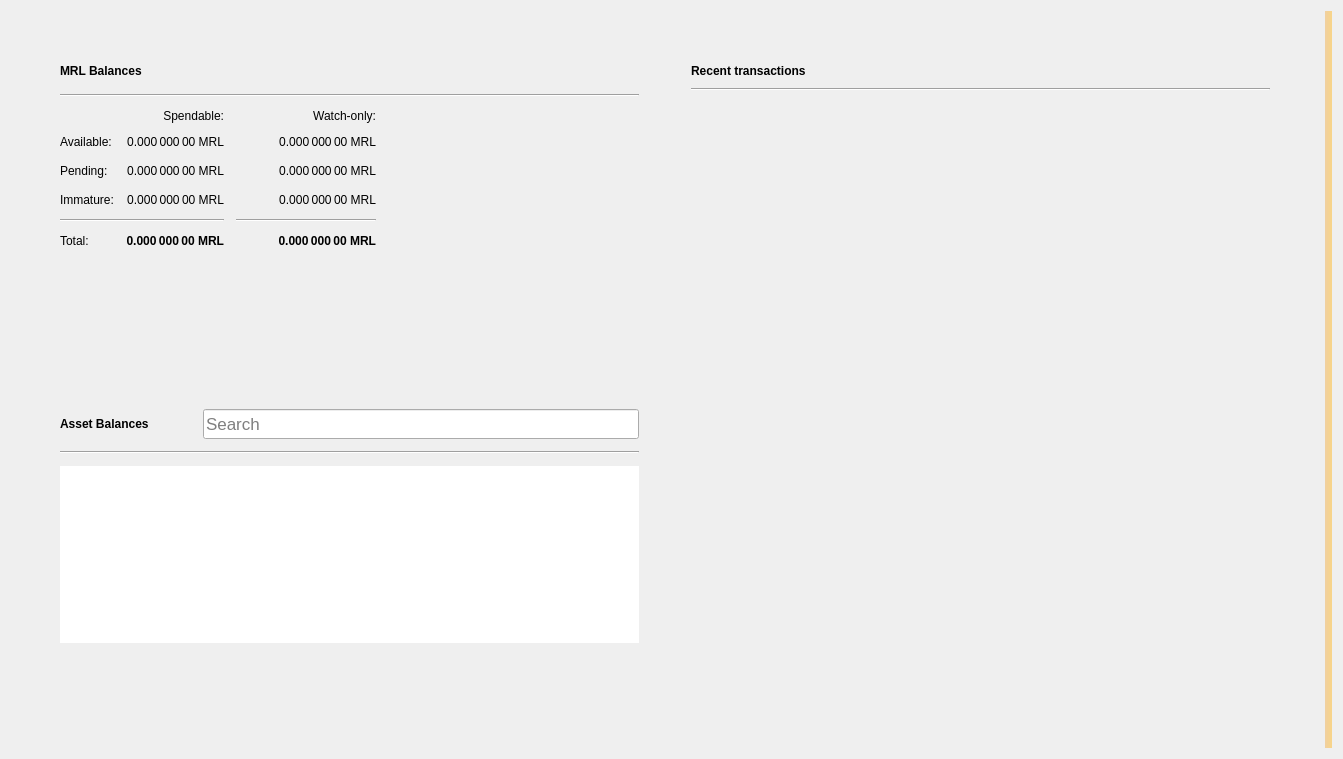
<?xml version="1.0" encoding="UTF-8"?>
<ui version="4.0">
 <class>OverviewPage</class>
 <widget class="QWidget" name="OverviewPage">
  <property name="geometry">
   <rect>
    <x>0</x>
    <y>0</y>
    <width>1343</width>
    <height>759</height>
   </rect>
  </property>
  <property name="windowTitle">
   <string>Form</string>
  </property>
  <property name="autoFillBackground">
   <bool>false</bool>
  </property>
  <layout class="QGridLayout" name="gridLayout_3">
   <item row="0" column="1">
    <layout class="QVBoxLayout" name="verticalLayout_7">
     <property name="spacing">
      <number>0</number>
     </property>
     <property name="leftMargin">
      <number>0</number>
     </property>
     <property name="topMargin">
      <number>0</number>
     </property>
     <property name="rightMargin">
      <number>0</number>
     </property>
     <property name="bottomMargin">
      <number>0</number>
     </property>
     <item>
      <layout class="QHBoxLayout" name="horizontalLayout" stretch="0,0">
       <property name="spacing">
        <number>34</number>
       </property>
       <property name="sizeConstraint">
        <enum>QLayout::SetMaximumSize</enum>
       </property>
       <property name="leftMargin">
        <number>40</number>
       </property>
       <property name="topMargin">
        <number>40</number>
       </property>
       <property name="rightMargin">
        <number>40</number>
       </property>
       <property name="bottomMargin">
        <number>40</number>
       </property>
       <item>
        <layout class="QVBoxLayout" name="verticalLayout_2">
         <property name="spacing">
          <number>34</number>
         </property>
         <property name="rightMargin">
          <number>0</number>
         </property>
         <item>
          <widget class="QFrame" name="frame">
           <property name="sizePolicy">
            <sizepolicy hsizetype="Preferred" vsizetype="Preferred">
             <horstretch>0</horstretch>
             <verstretch>0</verstretch>
            </sizepolicy>
           </property>
           <property name="frameShape">
            <enum>QFrame::NoFrame</enum>
           </property>
           <property name="frameShadow">
            <enum>QFrame::Raised</enum>
           </property>
           <property name="lineWidth">
            <number>10</number>
           </property>
           <layout class="QVBoxLayout" name="verticalLayout_4">
            <property name="spacing">
             <number>12</number>
            </property>
            <item>
             <layout class="QHBoxLayout" name="horizontalLayout_4">
              <item>
               <widget class="QLabel" name="mrlBalancesLabel">
                <property name="font">
                 <font>
                  <weight>75</weight>
                  <bold>true</bold>
                 </font>
                </property>
                <property name="text">
                 <string>MRL Balances</string>
                </property>
               </widget>
              </item>
              <item>
               <widget class="QPushButton" name="labelWalletStatus">
                <property name="enabled">
                 <bool>true</bool>
                </property>
                <property name="maximumSize">
                 <size>
                  <width>30</width>
                  <height>16777215</height>
                 </size>
                </property>
                <property name="toolTip">
                 <string>The displayed information may be out of date. Your wallet automatically synchronizes with the Marlin network after a connection is established, but this process has not completed yet.</string>
                </property>
                <property name="text">
                 <string/>
                </property>
                <property name="icon">
                 <iconset>
                  <normaloff>:/icons/warning</normaloff>
                  <disabledoff>:/icons/warning</disabledoff>:/icons/warning</iconset>
                </property>
                <property name="iconSize">
                 <size>
                  <width>24</width>
                  <height>24</height>
                 </size>
                </property>
                <property name="flat">
                 <bool>true</bool>
                </property>
               </widget>
              </item>
              <item>
               <spacer name="horizontalSpacer_3">
                <property name="orientation">
                 <enum>Qt::Horizontal</enum>
                </property>
                <property name="sizeHint" stdset="0">
                 <size>
                  <width>40</width>
                  <height>20</height>
                 </size>
                </property>
               </spacer>
              </item>
             </layout>
            </item>
            <item>
             <widget class="Line" name="line_2">
              <property name="orientation">
               <enum>Qt::Horizontal</enum>
              </property>
             </widget>
            </item>
            <item>
             <layout class="QGridLayout" name="gridLayout">
              <property name="spacing">
               <number>12</number>
              </property>
              <item row="3" column="2">
               <widget class="QLabel" name="labelWatchImmature">
                <property name="font">
                 <font>
                  <weight>50</weight>
                  <bold>false</bold>
                 </font>
                </property>
                <property name="cursor">
                 <cursorShape>IBeamCursor</cursorShape>
                </property>
                <property name="toolTip">
                 <string>Mined balance in watch-only addresses that has not yet matured</string>
                </property>
                <property name="text">
                 <string notr="true">0.000 000 00 MRL</string>
                </property>
                <property name="alignment">
                 <set>Qt::AlignRight|Qt::AlignTrailing|Qt::AlignVCenter</set>
                </property>
                <property name="textInteractionFlags">
                 <set>Qt::LinksAccessibleByMouse|Qt::TextSelectableByKeyboard|Qt::TextSelectableByMouse</set>
                </property>
               </widget>
              </item>
              <item row="2" column="3">
               <spacer name="horizontalSpacer_2">
                <property name="orientation">
                 <enum>Qt::Horizontal</enum>
                </property>
                <property name="sizeHint" stdset="0">
                 <size>
                  <width>40</width>
                  <height>20</height>
                 </size>
                </property>
               </spacer>
              </item>
              <item row="1" column="0">
               <widget class="QLabel" name="labelBalanceText">
                <property name="text">
                 <string>Available:</string>
                </property>
               </widget>
              </item>
              <item row="1" column="2">
               <widget class="QLabel" name="labelWatchAvailable">
                <property name="font">
                 <font>
                  <weight>50</weight>
                  <bold>false</bold>
                 </font>
                </property>
                <property name="cursor">
                 <cursorShape>IBeamCursor</cursorShape>
                </property>
                <property name="toolTip">
                 <string>Your current balance in watch-only addresses</string>
                </property>
                <property name="text">
                 <string notr="true">0.000 000 00 MRL</string>
                </property>
                <property name="alignment">
                 <set>Qt::AlignRight|Qt::AlignTrailing|Qt::AlignVCenter</set>
                </property>
                <property name="textInteractionFlags">
                 <set>Qt::LinksAccessibleByMouse|Qt::TextSelectableByKeyboard|Qt::TextSelectableByMouse</set>
                </property>
               </widget>
              </item>
              <item row="2" column="1">
               <widget class="QLabel" name="labelUnconfirmed">
                <property name="font">
                 <font>
                  <weight>50</weight>
                  <bold>false</bold>
                 </font>
                </property>
                <property name="cursor">
                 <cursorShape>IBeamCursor</cursorShape>
                </property>
                <property name="toolTip">
                 <string>Total of transactions that have yet to be confirmed, and do not yet count toward the spendable balance</string>
                </property>
                <property name="text">
                 <string notr="true">0.000 000 00 MRL</string>
                </property>
                <property name="alignment">
                 <set>Qt::AlignRight|Qt::AlignTrailing|Qt::AlignVCenter</set>
                </property>
                <property name="textInteractionFlags">
                 <set>Qt::LinksAccessibleByMouse|Qt::TextSelectableByKeyboard|Qt::TextSelectableByMouse</set>
                </property>
               </widget>
              </item>
              <item row="4" column="2">
               <widget class="Line" name="lineWatchBalance">
                <property name="sizePolicy">
                 <sizepolicy hsizetype="Preferred" vsizetype="Fixed">
                  <horstretch>0</horstretch>
                  <verstretch>0</verstretch>
                 </sizepolicy>
                </property>
                <property name="minimumSize">
                 <size>
                  <width>140</width>
                  <height>0</height>
                 </size>
                </property>
                <property name="orientation">
                 <enum>Qt::Horizontal</enum>
                </property>
               </widget>
              </item>
              <item row="0" column="1">
               <widget class="QLabel" name="labelSpendable">
                <property name="text">
                 <string>Spendable:</string>
                </property>
                <property name="alignment">
                 <set>Qt::AlignRight|Qt::AlignTrailing|Qt::AlignVCenter</set>
                </property>
               </widget>
              </item>
              <item row="3" column="0">
               <widget class="QLabel" name="labelImmatureText">
                <property name="text">
                 <string>Immature:</string>
                </property>
               </widget>
              </item>
              <item row="5" column="2">
               <widget class="QLabel" name="labelWatchTotal">
                <property name="font">
                 <font>
                  <weight>75</weight>
                  <bold>true</bold>
                 </font>
                </property>
                <property name="cursor">
                 <cursorShape>IBeamCursor</cursorShape>
                </property>
                <property name="toolTip">
                 <string>Current total balance in watch-only addresses</string>
                </property>
                <property name="text">
                 <string notr="true">0.000 000 00 MRL</string>
                </property>
                <property name="alignment">
                 <set>Qt::AlignRight|Qt::AlignTrailing|Qt::AlignVCenter</set>
                </property>
                <property name="textInteractionFlags">
                 <set>Qt::LinksAccessibleByMouse|Qt::TextSelectableByKeyboard|Qt::TextSelectableByMouse</set>
                </property>
               </widget>
              </item>
              <item row="4" column="0" colspan="2">
               <widget class="Line" name="line">
                <property name="orientation">
                 <enum>Qt::Horizontal</enum>
                </property>
               </widget>
              </item>
              <item row="0" column="2">
               <widget class="QLabel" name="labelWatchonly">
                <property name="text">
                 <string>Watch-only:</string>
                </property>
                <property name="alignment">
                 <set>Qt::AlignRight|Qt::AlignTrailing|Qt::AlignVCenter</set>
                </property>
               </widget>
              </item>
              <item row="5" column="1">
               <widget class="QLabel" name="labelTotal">
                <property name="font">
                 <font>
                  <weight>75</weight>
                  <bold>true</bold>
                 </font>
                </property>
                <property name="cursor">
                 <cursorShape>IBeamCursor</cursorShape>
                </property>
                <property name="toolTip">
                 <string>Your current total balance</string>
                </property>
                <property name="text">
                 <string notr="true">0.000 000 00 MRL</string>
                </property>
                <property name="alignment">
                 <set>Qt::AlignRight|Qt::AlignTrailing|Qt::AlignVCenter</set>
                </property>
                <property name="textInteractionFlags">
                 <set>Qt::LinksAccessibleByMouse|Qt::TextSelectableByKeyboard|Qt::TextSelectableByMouse</set>
                </property>
               </widget>
              </item>
              <item row="1" column="1">
               <widget class="QLabel" name="labelBalance">
                <property name="font">
                 <font>
                  <weight>50</weight>
                  <bold>false</bold>
                 </font>
                </property>
                <property name="cursor">
                 <cursorShape>IBeamCursor</cursorShape>
                </property>
                <property name="toolTip">
                 <string>Your current spendable balance</string>
                </property>
                <property name="text">
                 <string notr="true">0.000 000 00 MRL</string>
                </property>
                <property name="alignment">
                 <set>Qt::AlignRight|Qt::AlignTrailing|Qt::AlignVCenter</set>
                </property>
                <property name="textInteractionFlags">
                 <set>Qt::LinksAccessibleByMouse|Qt::TextSelectableByKeyboard|Qt::TextSelectableByMouse</set>
                </property>
               </widget>
              </item>
              <item row="2" column="0">
               <widget class="QLabel" name="labelPendingText">
                <property name="text">
                 <string>Pending:</string>
                </property>
               </widget>
              </item>
              <item row="5" column="0">
               <widget class="QLabel" name="labelTotalText">
                <property name="text">
                 <string>Total:</string>
                </property>
               </widget>
              </item>
              <item row="3" column="1">
               <widget class="QLabel" name="labelImmature">
                <property name="font">
                 <font>
                  <weight>50</weight>
                  <bold>false</bold>
                 </font>
                </property>
                <property name="cursor">
                 <cursorShape>IBeamCursor</cursorShape>
                </property>
                <property name="toolTip">
                 <string>Mined balance that has not yet matured</string>
                </property>
                <property name="text">
                 <string notr="true">0.000 000 00 MRL</string>
                </property>
                <property name="alignment">
                 <set>Qt::AlignRight|Qt::AlignTrailing|Qt::AlignVCenter</set>
                </property>
                <property name="textInteractionFlags">
                 <set>Qt::LinksAccessibleByMouse|Qt::TextSelectableByKeyboard|Qt::TextSelectableByMouse</set>
                </property>
               </widget>
              </item>
              <item row="2" column="2">
               <widget class="QLabel" name="labelWatchPending">
                <property name="font">
                 <font>
                  <weight>50</weight>
                  <bold>false</bold>
                 </font>
                </property>
                <property name="cursor">
                 <cursorShape>IBeamCursor</cursorShape>
                </property>
                <property name="toolTip">
                 <string>Unconfirmed transactions to watch-only addresses</string>
                </property>
                <property name="text">
                 <string notr="true">0.000 000 00 MRL</string>
                </property>
                <property name="alignment">
                 <set>Qt::AlignRight|Qt::AlignTrailing|Qt::AlignVCenter</set>
                </property>
                <property name="textInteractionFlags">
                 <set>Qt::LinksAccessibleByMouse|Qt::TextSelectableByKeyboard|Qt::TextSelectableByMouse</set>
                </property>
               </widget>
              </item>
             </layout>
            </item>
           </layout>
          </widget>
         </item>
         <item>
          <widget class="QWidget" name="assetVerticalSpaceWidget2" native="true">
           <property name="autoFillBackground">
            <bool>false</bool>
           </property>
           <layout class="QVBoxLayout" name="verticalLayout_6">
            <item>
             <spacer name="verticalSpacer_4">
              <property name="orientation">
               <enum>Qt::Vertical</enum>
              </property>
              <property name="sizeHint" stdset="0">
               <size>
                <width>20</width>
                <height>87</height>
               </size>
              </property>
             </spacer>
            </item>
           </layout>
          </widget>
         </item>
         <item>
          <widget class="QFrame" name="assetFrame">
           <property name="autoFillBackground">
            <bool>true</bool>
           </property>
           <property name="frameShape">
            <enum>QFrame::NoFrame</enum>
           </property>
           <property name="frameShadow">
            <enum>QFrame::Plain</enum>
           </property>
           <property name="lineWidth">
            <number>0</number>
           </property>
           <layout class="QVBoxLayout" name="verticalLayout_5">
            <property name="spacing">
             <number>12</number>
            </property>
            <item>
             <layout class="QHBoxLayout" name="assetBalanceHorizontalLayout">
              <item alignment="Qt::AlignVCenter">
               <widget class="QLabel" name="assetBalanceLabel">
                <property name="font">
                 <font>
                  <weight>75</weight>
                  <bold>true</bold>
                 </font>
                </property>
                <property name="text">
                 <string>Asset Balances</string>
                </property>
               </widget>
              </item>
              <item>
               <widget class="QPushButton" name="labelAssetStatus">
                <property name="enabled">
                 <bool>true</bool>
                </property>
                <property name="maximumSize">
                 <size>
                  <width>30</width>
                  <height>16777215</height>
                 </size>
                </property>
                <property name="toolTip">
                 <string>The displayed information may be out of date. Your wallet automatically synchronizes with the Marlin network after a connection is established, but this process has not completed yet.</string>
                </property>
                <property name="text">
                 <string/>
                </property>
                <property name="icon">
                 <iconset>
                  <normaloff>:/icons/warning</normaloff>
                  <disabledoff>:/icons/warning</disabledoff>:/icons/warning</iconset>
                </property>
                <property name="iconSize">
                 <size>
                  <width>24</width>
                  <height>24</height>
                 </size>
                </property>
                <property name="flat">
                 <bool>true</bool>
                </property>
               </widget>
              </item>
              <item alignment="Qt::AlignBottom">
               <widget class="QLineEdit" name="assetSearch">
                <property name="sizePolicy">
                 <sizepolicy hsizetype="Expanding" vsizetype="Preferred">
                  <horstretch>0</horstretch>
                  <verstretch>0</verstretch>
                 </sizepolicy>
                </property>
                <property name="minimumSize">
                 <size>
                  <width>0</width>
                  <height>30</height>
                 </size>
                </property>
                <property name="maximumSize">
                 <size>
                  <width>16777215</width>
                  <height>30</height>
                 </size>
                </property>
                <property name="sizeIncrement">
                 <size>
                  <width>0</width>
                  <height>0</height>
                 </size>
                </property>
                <property name="baseSize">
                 <size>
                  <width>0</width>
                  <height>0</height>
                 </size>
                </property>
                <property name="font">
                 <font>
                  <pointsize>13</pointsize>
                 </font>
                </property>
                <property name="maxLength">
                 <number>32</number>
                </property>
                <property name="frame">
                 <bool>true</bool>
                </property>
                <property name="alignment">
                 <set>Qt::AlignLeading|Qt::AlignLeft|Qt::AlignVCenter</set>
                </property>
                <property name="placeholderText">
                 <string>Search</string>
                </property>
                <property name="clearButtonEnabled">
                 <bool>true</bool>
                </property>
               </widget>
              </item>
             </layout>
            </item>
            <item>
             <widget class="Line" name="assetBalanceLine">
              <property name="orientation">
               <enum>Qt::Horizontal</enum>
              </property>
             </widget>
            </item>
            <item>
             <widget class="QListView" name="listAssets">
              <property name="frameShape">
               <enum>QFrame::NoFrame</enum>
              </property>
              <property name="lineWidth">
               <number>0</number>
              </property>
              <property name="verticalScrollMode">
               <enum>QAbstractItemView::ScrollPerItem</enum>
              </property>
             </widget>
            </item>
            <item>
             <widget class="QWidget" name="assetVerticalSpaceWidget" native="true">
              <property name="autoFillBackground">
               <bool>false</bool>
              </property>
              <layout class="QVBoxLayout" name="verticalLayout">
               <item>
                <spacer name="verticalSpacer_3">
                 <property name="orientation">
                  <enum>Qt::Vertical</enum>
                 </property>
                 <property name="sizeHint" stdset="0">
                  <size>
                   <width>20</width>
                   <height>40</height>
                  </size>
                 </property>
                </spacer>
               </item>
              </layout>
             </widget>
            </item>
           </layout>
          </widget>
         </item>
        </layout>
       </item>
       <item>
        <layout class="QVBoxLayout" name="verticalLayout_3">
         <property name="spacing">
          <number>34</number>
         </property>
         <property name="leftMargin">
          <number>0</number>
         </property>
         <item>
          <widget class="QFrame" name="frame_2">
           <property name="sizePolicy">
            <sizepolicy hsizetype="Preferred" vsizetype="Fixed">
             <horstretch>0</horstretch>
             <verstretch>0</verstretch>
            </sizepolicy>
           </property>
           <property name="frameShape">
            <enum>QFrame::NoFrame</enum>
           </property>
           <property name="frameShadow">
            <enum>QFrame::Plain</enum>
           </property>
           <property name="lineWidth">
            <number>0</number>
           </property>
           <layout class="QGridLayout" name="gridLayout_2">
            <property name="horizontalSpacing">
             <number>12</number>
            </property>
            <item row="0" column="0">
             <layout class="QHBoxLayout" name="horizontalLayout_2">
              <item>
               <widget class="QLabel" name="recentTransactionsLabel">
                <property name="font">
                 <font>
                  <weight>75</weight>
                  <bold>true</bold>
                 </font>
                </property>
                <property name="text">
                 <string>Recent transactions</string>
                </property>
               </widget>
              </item>
              <item>
               <widget class="QPushButton" name="labelTransactionsStatus">
                <property name="enabled">
                 <bool>true</bool>
                </property>
                <property name="maximumSize">
                 <size>
                  <width>30</width>
                  <height>16777215</height>
                 </size>
                </property>
                <property name="toolTip">
                 <string>The displayed information may be out of date. Your wallet automatically synchronizes with the Marlin network after a connection is established, but this process has not completed yet.</string>
                </property>
                <property name="text">
                 <string/>
                </property>
                <property name="icon">
                 <iconset>
                  <normaloff>:/icons/warning</normaloff>
                  <disabledoff>:/icons/warning</disabledoff>:/icons/warning</iconset>
                </property>
                <property name="iconSize">
                 <size>
                  <width>24</width>
                  <height>24</height>
                 </size>
                </property>
                <property name="flat">
                 <bool>true</bool>
                </property>
               </widget>
              </item>
              <item>
               <spacer name="horizontalSpacer">
                <property name="orientation">
                 <enum>Qt::Horizontal</enum>
                </property>
                <property name="sizeHint" stdset="0">
                 <size>
                  <width>40</width>
                  <height>20</height>
                 </size>
                </property>
               </spacer>
              </item>
             </layout>
            </item>
            <item row="2" column="0">
             <widget class="QListView" name="listTransactions">
              <property name="styleSheet">
               <string notr="true">QListView { background: transparent; }</string>
              </property>
              <property name="frameShape">
               <enum>QFrame::NoFrame</enum>
              </property>
              <property name="verticalScrollBarPolicy">
               <enum>Qt::ScrollBarAlwaysOff</enum>
              </property>
              <property name="horizontalScrollBarPolicy">
               <enum>Qt::ScrollBarAlwaysOff</enum>
              </property>
              <property name="selectionMode">
               <enum>QAbstractItemView::NoSelection</enum>
              </property>
             </widget>
            </item>
            <item row="1" column="0">
             <widget class="Line" name="line_3">
              <property name="orientation">
               <enum>Qt::Horizontal</enum>
              </property>
             </widget>
            </item>
           </layout>
          </widget>
         </item>
         <item>
          <spacer name="verticalSpacer_2">
           <property name="orientation">
            <enum>Qt::Vertical</enum>
           </property>
           <property name="sizeHint" stdset="0">
            <size>
             <width>20</width>
             <height>40</height>
            </size>
           </property>
          </spacer>
         </item>
        </layout>
       </item>
      </layout>
     </item>
    </layout>
   </item>
   <item row="0" column="3">
    <widget class="QLabel" name="labelAlerts">
     <property name="visible">
      <bool>true</bool>
     </property>
     <property name="styleSheet">
      <string notr="true">QLabel { background-color: qlineargradient(x1: 0, y1: 0, x2: 1, y2: 0, stop:0 #F0D0A0, stop:1 #F8D488); color:#000000; }</string>
     </property>
     <property name="wordWrap">
      <bool>true</bool>
     </property>
     <property name="margin">
      <number>3</number>
     </property>
     <property name="textInteractionFlags">
      <set>Qt::TextSelectableByMouse</set>
     </property>
    </widget>
   </item>
  </layout>
 </widget>
 <resources/>
 <connections/>
</ui>
